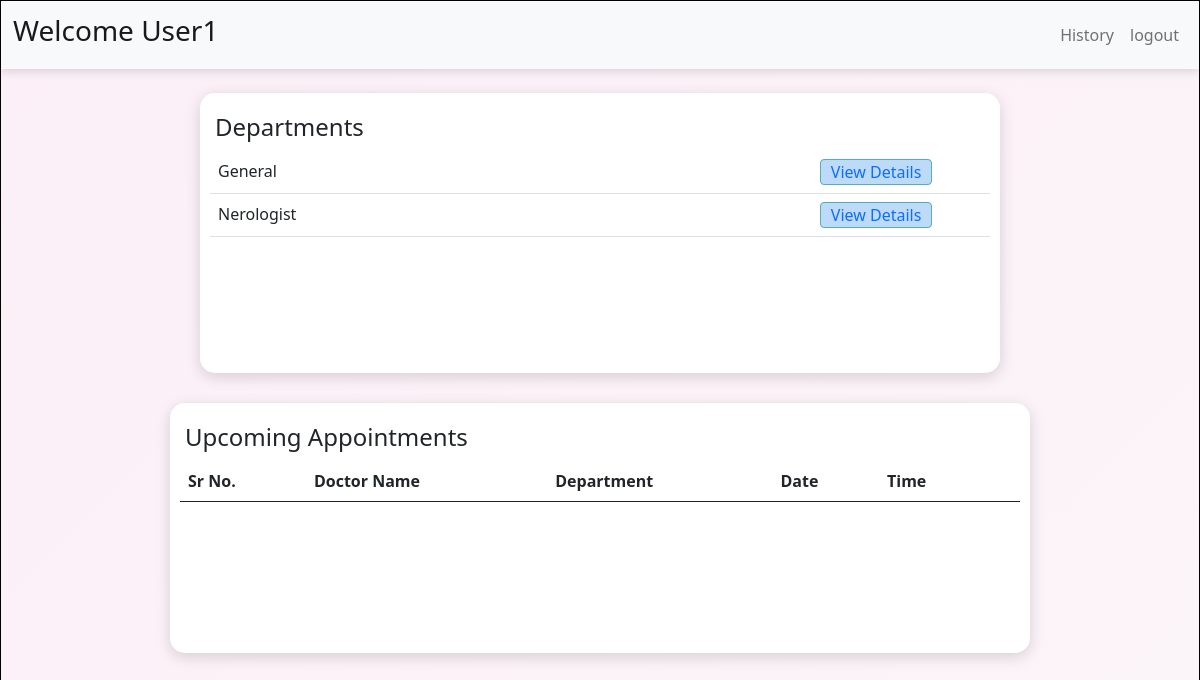
The page /home/2 on the database as committed earlier.
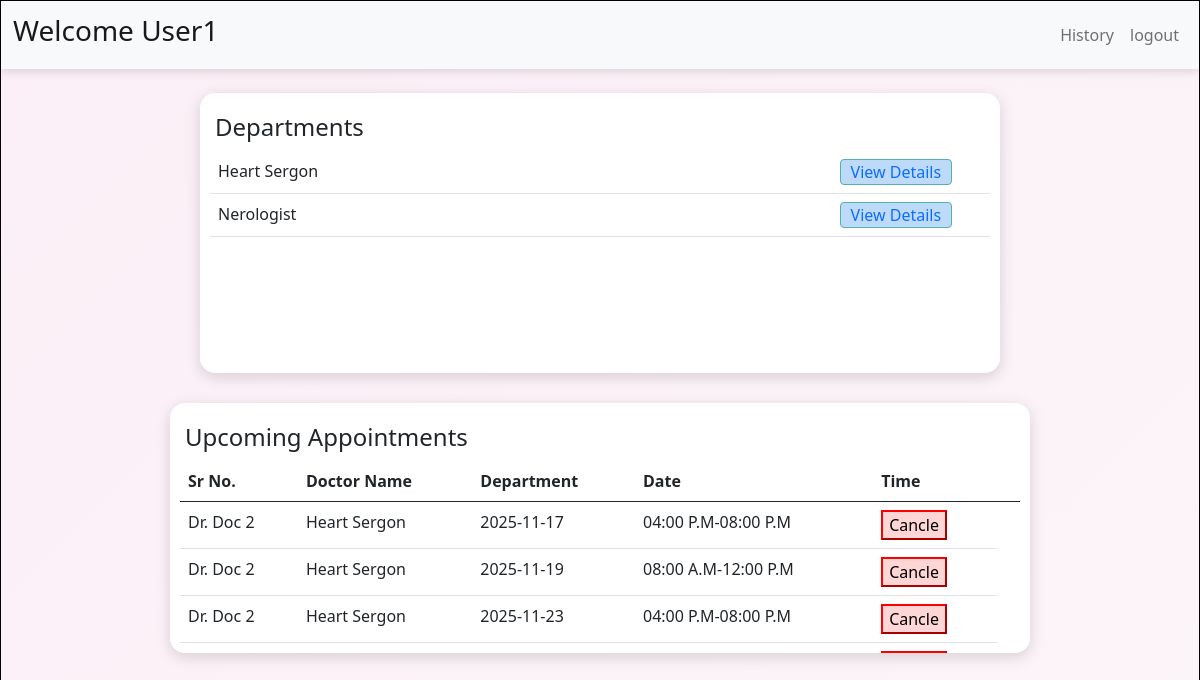
The same page on the database as committed later.
### application/models.py (models this page shows)
class User(db.Model):
  id = db.Column(db.Integer, primary_key = True)
  username = db.Column(db.String(), unique = True, nullable = False)
  name = db.Column(db.String(), nullable = False)
  email = db.Column(db.String(), unique = True, nullable = False)
  password = db.Column(db.String(), nullable = False)
  gender = db.Column(db.String(), default="Not Defined")
  type = db.Column(db.String(), default="Patient")
  requests=db.relationship("Request", backref="user")

class Appointment(db.Model):
  id = db.Column(db.Integer, primary_key=True)
  doctor_name = db.Column(db.String(), nullable = False)
  doctor_specs = db.Column(db.String(), nullable = False)
  name = db.Column(db.String(), nullable = False)
  date = db.Column(db.Date(), nullable=False)
  time = db.Column(db.String(), nullable=True)
  status = db.Column(db.String(), default="pending")
  doctor_id  = db.Column(db.String(), nullable=False)
  user_id = db.Column(db.Integer(), nullable=False)

### application/controllers.py (the view)
@app.route("/home/<int:user_id>", methods=["POST", "GET"])
def home(user_id):
  this_user = User.query.filter_by(id=user_id).first()
  all_doctor = Doctor.query.all()
  detail = (Doctor.query.with_entities(Doctor.doctor_specs,func.count(Doctor.id).label('num_doctors')).group_by(Doctor.doctor_specs).all())
  user_appoint = Appointment.query.filter(Appointment.user_id==user_id).all()
  return render_template("patient-dash.html", this_user=this_user, all_doctor=all_doctor, detail=detail, user_appoint=user_appoint)

### Templates/patient-dash.html (shortened to what this page needs)
<!DOCTYPE html>
<html lang="en">
<head>
  <link rel="stylesheet" href="/static/style.css">
  <link href="https://cdn.jsdelivr.net/npm/bootstrap@5.0.2/dist/css/bootstrap.min.css" rel="stylesheet">
</head>
<body>
  <div id="main">
    <div id="canvas">
      <nav class="navbar navbar-expand-lg navbar-light bg-light mb-4">
        <div class="container-fluid">
          <a class="navbar-brand" href="#"><h3>Welcome {{this_user.username}}</h3></a>
          <div class="collapse navbar-collapse">
            <ul class="navbar-nav ms-auto">
              <li class="nav-item">
                <a class="nav-link" href="/view-history/{{this_user.id}}">History</a>
              </li>
              <li class="nav-item">
                <a class="nav-link" href="/login">logout</a>
              </li>
            </ul>
          </div>
        </div>
      </nav>
      <div id="department">
        <h4 class="depart">Departments</h4>
          <table class="table">
            <tbody>
              {% for spec, count in detail %}
                <tr>
                  <td>{{ spec }}</td>
                  <td>
                    <a href="/department/{{this_user.id}}/{{spec}}" class="view-details-button">View Details</a>
                  </td>
                </tr>
              {% endfor %}
            </tbody>
          </table>
      </div>
      <div id="appointments">
        <h4 class="depart">Upcoming Appointments</h4>
        <table class="table">
          <thead>
            <th>Sr No.</th>
            <th>Doctor Name</th>
            <th>Department</th>
            <th>Date</th>
            <th>Time</th>
            <th></th>
          </thead>
          <tbody>
            {% for appoint in user_appoint %}
              <tr>
              <td>Dr. {{appoint.doctor_name}}</td>
              <td>{{appoint.doctor_specs}}</td>
              <td>{{appoint.date}}</td>
              <td>{{appoint.time}}</td>
              <td>
                <button class="delete-button" onclick="document.location='/cancle_by_user/{{appoint.id}}'">Cancle</button>
              </td>
            </tr>
            {% endfor %}
          </tbody>
        </table>
      </div>
    </div>
  </div>
</body>
</html>

### static/style.css (style rules this page uses)
* { margin: 0px; }
#main { border: 1px solid black; padding-top: 0px; height: 729px; background-color: #c177b2; background: linear-gradient(135deg, #fceff7, #fbf4f8); }
.delete-button { background-color: rgb(255, 214, 214); border-width: 2px; border-color: red; margin-right: 5px; }
#department { box-shadow: 0 4px 15px rgba(0,0,0,0.15); border-radius: 15px; padding: 10px; background-color: white; width: 800px; height: 280px; margin: auto; overflow-x: auto; scrollbar-width: none; }
.view-details-button { margin-left: 500px; background-color: rgb(189, 218, 248); padding-right: 10px; padding-left: 10px; border-radius: 5px; display: inline-block; font-size: 16px; text-decoration: none; border: 1px solid rgb(83, 175, 182); border-radius: 4px; cursor: pointer; text-align: center; }
#appointments { width: 860px; height: 250px; margin: auto; margin-top: 30px; box-shadow: 0 4px 15px rgba(0,0,0,0.15); border-radius: 15px; padding: 10px; background-color: white; overflow-x: auto; scrollbar-width: none; }

### Templates/patient-dash.html (style rules this page uses)
.navbar { background-color: white; background: white; display: flex; justify-content: space-between; align-items: center; box-shadow: 0 2px 10px rgba(0,0,0,0.15); }
.depart { font-weight: 450; margin: 5px; margin-top: 10px; margin-bottom: 10px; }

Rows that differ between the two databases and show on the page:
added Appointment: doctor_name "Doc 2", doctor_specs "Heart Sergon", date "2025-11-17", time "04:00 P.M-08:00 P.M"
added Appointment: doctor_name "Doc 2", doctor_specs "Heart Sergon", date "2025-11-19", time "08:00 A.M-12:00 P.M"
added Appointment: doctor_name "Doc 2", doctor_specs "Heart Sergon", date "2025-11-23", time "04:00 P.M-08:00 P.M"
Other text that changed with them:
new list line: "Heart Sergon View Details"
list line gone: "General View Details"
